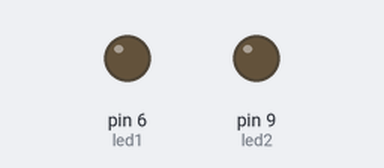
Recording of a sketch running on a simulated Arduino Uno, built with avr-gcc and run on an emulated ATmega328P. Shown: output pins drawn as LEDs (lit = HIGH).

Above: at 0.05 s.
At 1.25 s:
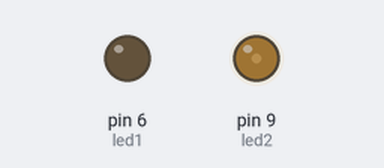
At 2.5 s:
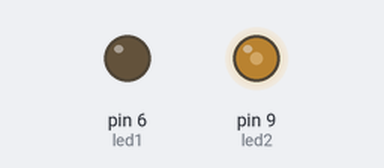
At 4.95 s:
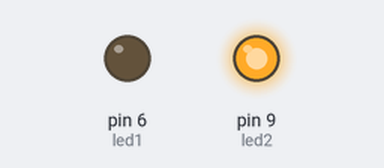
Timing chart, 0 to 6.5 s (numbered marks = the images above):
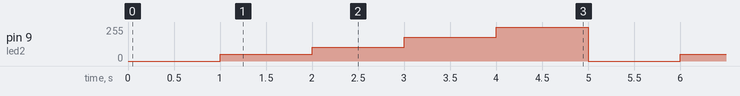

The sketch:

pwm_brightness_steps.ino
```cpp
int led1 = 6;
int led2 = 9;

unsigned long phaseStart;
int phaseTimeout = 1000* 1;//ms

void setup() {
  pinMode(led1, OUTPUT);
  pinMode(led2, OUTPUT);

  Serial.begin(9600);
}

void loop() {
  phaseLoop(0);
  phaseLoop(20);
  phaseLoop(40);
  phaseLoop(70);
  phaseLoop(100);
}

void phaseLoop(float brightnessPercent) { // blocking
  phaseStart = millis();

  int brightness = 255 * (brightnessPercent / 100);

  analogWrite(led2, brightness);

  while(millis() - phaseStart < phaseTimeout);
}
```

Measured:
- by itself, pin 9 (led2): repeats every 5.0 s: 102/255 1.0 s, 178/255 1.0 s, 255/255 1.0 s, 0/255 1.0 s, 51/255 1.0 s
